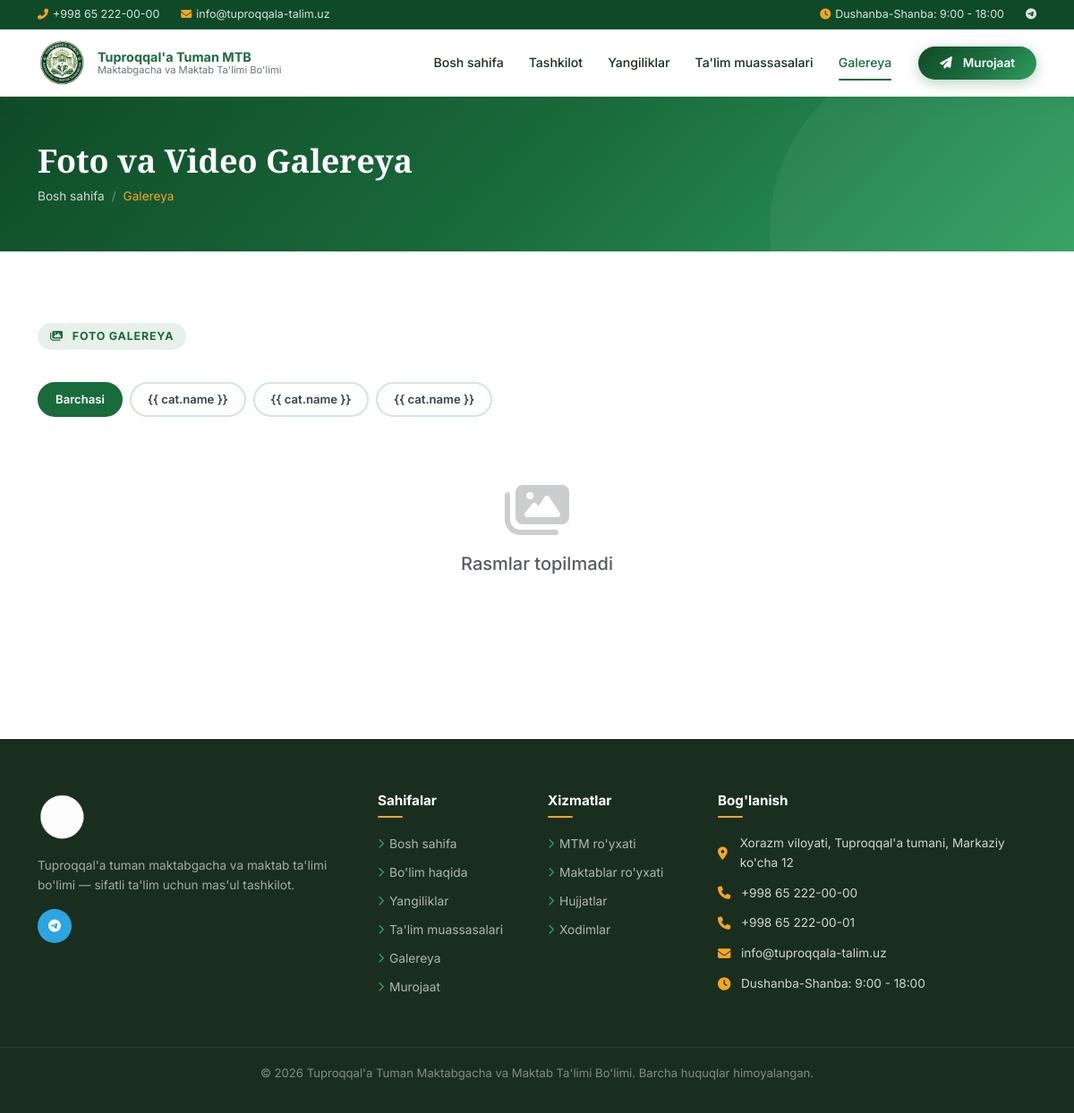
The page /galereya/ on the database its author committed.
### main/models.py (models this page shows, shortened)
class SiteSettings(models.Model):
    organization_name = models.CharField("Tashkilot nomi", max_length=200, default="Tuproqqal'a Tuman MTB")
    organization_full_name = models.CharField("To'liq nomi", max_length=500, default="Tuproqqal'a Tuman Maktabgacha va Maktab Ta\'limi Bo\'limi")
    address = models.CharField("Manzil", max_length=300, default="Qashqadaryo viloyati, Tuproqqal'a tumani")
    phone = models.CharField("Telefon", max_length=20, default="+998 65 000-00-00")
    phone2 = models.CharField("Telefon 2", max_length=20, blank=True)
    email = models.EmailField("Email", default="info@tuproqqala-talim.uz")
    working_hours = models.CharField("Ish vaqti", max_length=100, default="Dushanba-Juma: 9:00 - 18:00")
    about_text = RichTextField("Haqida ma'lumot", blank=True)
    telegram = models.URLField("Telegram", blank=True)
    facebook = models.URLField("Facebook", blank=True)
    instagram = models.URLField("Instagram", blank=True)
    youtube = models.URLField("YouTube", blank=True)
    class Meta:
        verbose_name = "Sayt sozlamalari"
        verbose_name_plural = "Sayt sozlamalari"

### gallery/models.py (models this page shows, shortened)
class GalleryCategory(models.Model):
    name = models.CharField("Kategoriya", max_length=100)
    class Meta:
        verbose_name = "Galereya kategoriyasi"
        verbose_name_plural = "Galereya kategoriyalari"

### gallery/views.py (the view)
# urls.py: path('galereya/', include('gallery.urls')),
def gallery(request):
    category_id = request.GET.get('category', '')
    images_qs = GalleryImage.objects.filter(is_active=True)
    if category_id:
        images_qs = images_qs.filter(category_id=category_id)
    context = {
        'settings': SiteSettings.objects.first(),
        'images': images_qs,
        'categories': GalleryCategory.objects.all(),
        'selected_category': category_id,
        'videos': Video.objects.filter(is_active=True)[:6],
    }
    return render(request, 'gallery/gallery.html', context)

### templates/gallery/gallery.html (shortened to what this page needs)
{% extends 'base.html' %}
{% load static %}
{% block content %}
<div class="page-header">
    <div class="container">
        <h1 data-aos="fade-up">Foto va Video Galereya</h1>
        <nav aria-label="breadcrumb" data-aos="fade-up" data-aos-delay="100">
            <ol class="breadcrumb mt-2">
                <li class="breadcrumb-item"><a href="{% url 'main:index' %}">Bosh sahifa</a></li>
                <li class="breadcrumb-item active">Galereya</li>
            </ol>
        </nav>
    </div>
</div>
<section class="section section-white">
    <div class="container">
        <div class="section-header text-start mb-4" data-aos="fade-up">
            <span class="section-tag"><i class="fas fa-images me-1"></i>Foto galereya</span>
        </div>
        <div class="d-flex flex-wrap gap-2 mb-4" data-aos="fade-up">
            <a href="{% url 'gallery:gallery' %}"
                class="filter-tag {% if not selected_category %}active{% endif %}">Barchasi</a>
            {% for cat in categories %}
            <a href="?category={{ cat.id }}"
                class="filter-tag {% if selected_category == cat.id|stringformat:'s' %}active{% endif %}">{{ cat.name
                }}</a>
            {% endfor %}
        </div>
        <div class="row g-3 mb-5">
            {% if images %}
            {% for item in images %}
            <div class="col-6 col-md-4 col-lg-3" data-aos="fade-up" data-aos-delay="{{ forloop.counter0 }}0">
                <div class="gallery-item">
                    <a href="{{ item.image.url }}" data-fancybox="gallery" data-caption="{{ item.title }}">
                        <img src="{{ item.image.url }}" alt="{{ item.title }}">
                        <div class="overlay">
                            <i class="fas fa-search-plus"></i>
                            <span>{{ item.title }}</span>
                        </div>
                    </a>
                </div>
            </div>
            {% endfor %}
            {% else %}
            <div class="col-12 text-center py-5">
                <i class="fas fa-images fa-4x text-muted mb-3 d-block" style="opacity:0.3;"></i>
                <h5 class="text-muted">Rasmlar topilmadi</h5>
            </div>
            {% endif %}
        </div>
    </div>
</section>
{% endblock %}

### templates/base.html (shortened to what this page needs)
{% load static %}
<!DOCTYPE html>
<html lang="uz">
<head>
  <link href="https://cdn.jsdelivr.net/npm/bootstrap@5.3.2/dist/css/bootstrap.min.css" rel="stylesheet">
  <link href="https://cdnjs.cloudflare.com/ajax/libs/font-awesome/6.5.0/css/all.min.css" rel="stylesheet">
  <link href="https://unpkg.com/aos@2.3.4/dist/aos.css" rel="stylesheet">
  <link rel="stylesheet" href="https://cdn.jsdelivr.net/npm/@fancyapps/ui@5.0/dist/fancybox/fancybox.css"/>
  <link rel="stylesheet" href="{% static 'css/style.css' %}">
</head>
<body>
<div class="topbar d-none d-md-block">
  <div class="container">
    <div class="d-flex justify-content-between align-items-center py-0">
      <div class="d-flex gap-4">
        <span class="top-item"><i class="fas fa-phone-alt"></i>{% if settings %}{{ settings.phone }}{% else %}+998 65 000-00-00{% endif %}</span>
        <span class="top-item"><i class="fas fa-envelope"></i>{% if settings %}{{ settings.email }}{% else %}info@tuproqqala-talim.uz{% endif %}</span>
      </div>
      <div class="d-flex gap-4">
        <span class="top-item"><i class="fas fa-clock"></i>{% if settings %}{{ settings.working_hours }}{% else %}Dushanba-Juma: 9:00 - 18:00{% endif %}</span>
        <div class="d-flex gap-2">
          {% if settings and settings.telegram %}<a href="{{ settings.telegram }}" target="_blank"><i class="fab fa-telegram"></i></a>{% endif %}
        </div>
      </div>
    </div>
  </div>
</div>
<nav class="navbar navbar-expand-lg" id="mainNavbar">
  <div class="container">
    <a class="navbar-brand" href="{% url 'main:index' %}">
      <img src="{% static 'images/logo.png' %}" alt="Logo">
      <div class="brand-text">
        <span class="brand-name">Tuproqqal'a Tuman MTB</span>
        <span class="brand-subtitle">Maktabgacha va Maktab Ta'limi Bo'limi</span>
      </div>
    </a>
    <div class="collapse navbar-collapse" id="navMenu">
      <ul class="navbar-nav ms-auto align-items-lg-center">
        <li class="nav-item">
          <a class="nav-link {% if request.resolver_match.url_name == 'index' %}active{% endif %}" href="{% url 'main:index' %}">
            Bosh sahifa
          </a>
        </li>
        <li class="nav-item dropdown">
          <a class="nav-link dropdown-toggle" href="#" data-bs-toggle="dropdown">
            Tashkilot
          </a>
        </li>
        <li class="nav-item">
          <a class="nav-link {% if 'yangiliklar' in request.path %}active{% endif %}" href="{% url 'news:list' %}">
            Yangiliklar
          </a>
        </li>
        <li class="nav-item">
          <a class="nav-link {% if 'maktablar' in request.path %}active{% endif %}" href="{% url 'schools:list' %}">
            Ta'lim muassasalari
          </a>
        </li>
        <li class="nav-item">
          <a class="nav-link {% if 'galereya' in request.path %}active{% endif %}" href="{% url 'gallery:gallery' %}">
            Galereya
          </a>
        </li>
        <li class="nav-item ms-lg-3">
          <a class="btn-green py-2 px-4 rounded-pill" href="{% url 'contacts:contact' %}" style="font-size:0.85rem;font-weight:600;text-decoration:none;">
            <i class="fas fa-paper-plane me-1"></i>Murojaat
          </a>
        </li>
      </ul>
    </div>
  </div>
</nav>
{% block content %}{% endblock %}
<footer class="footer">
  <div class="container">
    <div class="row g-4">
      <div class="col-lg-4">
        <div class="footer-brand">
          <img src="{% static 'images/logo.png' %}" alt="Logo" height="60">
          <p class="mt-3">Tuproqqal'a tuman maktabgacha va maktab ta'limi bo'limi — sifatli ta'lim uchun mas'ul tashkilot.</p>
        </div>
        <div class="footer-social">
          {% if settings and settings.telegram %}<a href="{{ settings.telegram }}" class="social-btn tg" target="_blank"><i class="fab fa-telegram"></i></a>{% endif %}
        </div>
      </div>
      <div class="col-lg-2 col-md-4">
        <h6>Sahifalar</h6>
        <ul class="footer-links">
          <li><a href="{% url 'main:index' %}"><i class="fas fa-chevron-right"></i>Bosh sahifa</a></li>
          <li><a href="{% url 'main:about' %}"><i class="fas fa-chevron-right"></i>Bo'lim haqida</a></li>
          <li><a href="{% url 'news:list' %}"><i class="fas fa-chevron-right"></i>Yangiliklar</a></li>
          <li><a href="{% url 'schools:list' %}"><i class="fas fa-chevron-right"></i>Ta'lim muassasalari</a></li>
          <li><a href="{% url 'gallery:gallery' %}"><i class="fas fa-chevron-right"></i>Galereya</a></li>
          <li><a href="{% url 'contacts:contact' %}"><i class="fas fa-chevron-right"></i>Murojaat</a></li>
        </ul>
      </div>
      <div class="col-lg-2 col-md-4">
        <h6>Xizmatlar</h6>
        <ul class="footer-links">
          <li><a href="{% url 'schools:list' %}?type=maktabgacha"><i class="fas fa-chevron-right"></i>MTM ro'yxati</a></li>
          <li><a href="{% url 'schools:list' %}?type=maktab"><i class="fas fa-chevron-right"></i>Maktablar ro'yxati</a></li>
          <li><a href="{% url 'main:documents' %}"><i class="fas fa-chevron-right"></i>Hujjatlar</a></li>
          <li><a href="{% url 'staff:list' %}"><i class="fas fa-chevron-right"></i>Xodimlar</a></li>
        </ul>
      </div>
      <div class="col-lg-4 col-md-4">
        <h6>Bog'lanish</h6>
        <div class="footer-contact-item">
          <i class="fas fa-map-marker-alt"></i>
          <span>{% if settings %}{{ settings.address }}{% else %}Qashqadaryo viloyati, Tuproqqal'a tumani{% endif %}</span>
        </div>
        <div class="footer-contact-item">
          <i class="fas fa-phone"></i>
          <a href="tel:{% if settings %}{{ settings.phone }}{% endif %}" style="color:rgba(255,255,255,0.8);text-decoration:none;">
            {% if settings %}{{ settings.phone }}{% else %}+998 65 000-00-00{% endif %}
          </a>
        </div>
        {% if settings and settings.phone2 %}
        <div class="footer-contact-item">
          <i class="fas fa-phone"></i>
          <a href="tel:{{ settings.phone2 }}" style="color:rgba(255,255,255,0.8);text-decoration:none;">{{ settings.phone2 }}</a>
        </div>
        {% endif %}
        <div class="footer-contact-item">
          <i class="fas fa-envelope"></i>
          <a href="mailto:{% if settings %}{{ settings.email }}{% endif %}" style="color:rgba(255,255,255,0.8);text-decoration:none;">
            {% if settings %}{{ settings.email }}{% else %}info@tuproqqala-talim.uz{% endif %}
          </a>
        </div>
        <div class="footer-contact-item">
          <i class="fas fa-clock"></i>
          <span>{% if settings %}{{ settings.working_hours }}{% else %}Dushanba-Juma: 9:00-18:00{% endif %}</span>
        </div>
      </div>
    </div>
  </div>
  <div class="footer-bottom">
    <div class="container">
      <p>© {% now "Y" %} Tuproqqal'a Tuman Maktabgacha va Maktab Ta'limi Bo'limi. Barcha huquqlar himoyalangan.</p>
    </div>
  </div>
</footer>
</body>
</html>

### rows shown on the page
SiteSettings: phone "+998 65 222-00-00", email "info@tuproqqala-talim.uz", working_hours "Dushanba-Shanba: 9:00 - 18:00", address "Xorazm viloyati, Tuproqqal'a tumani, Markaziy ko'cha 12", phone2 "+998 65 222-00-01"
